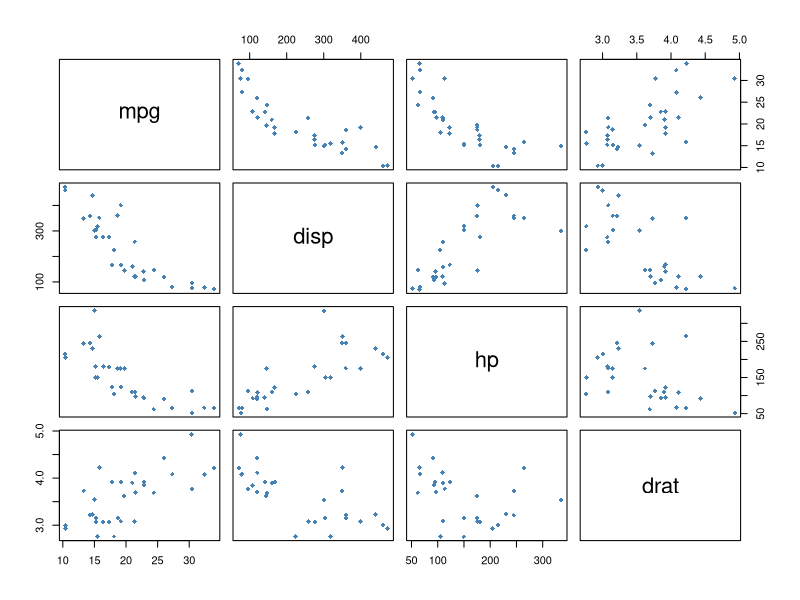
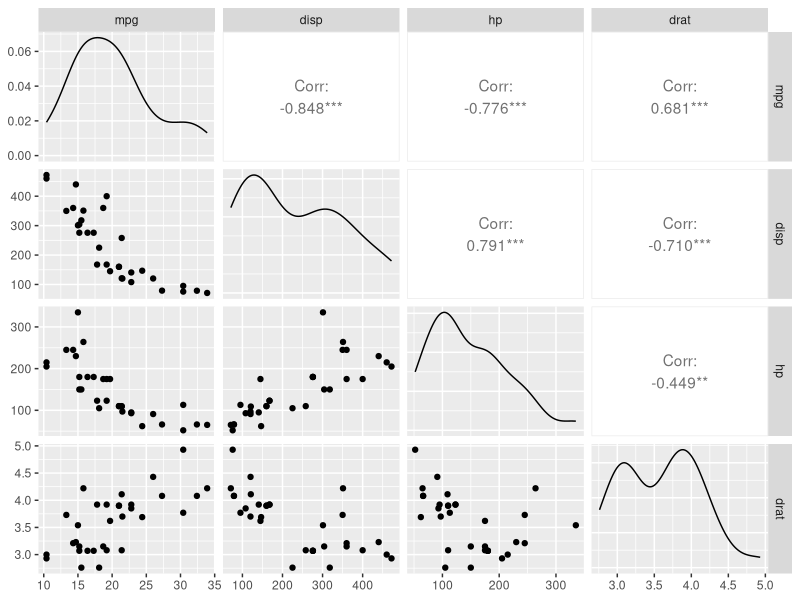
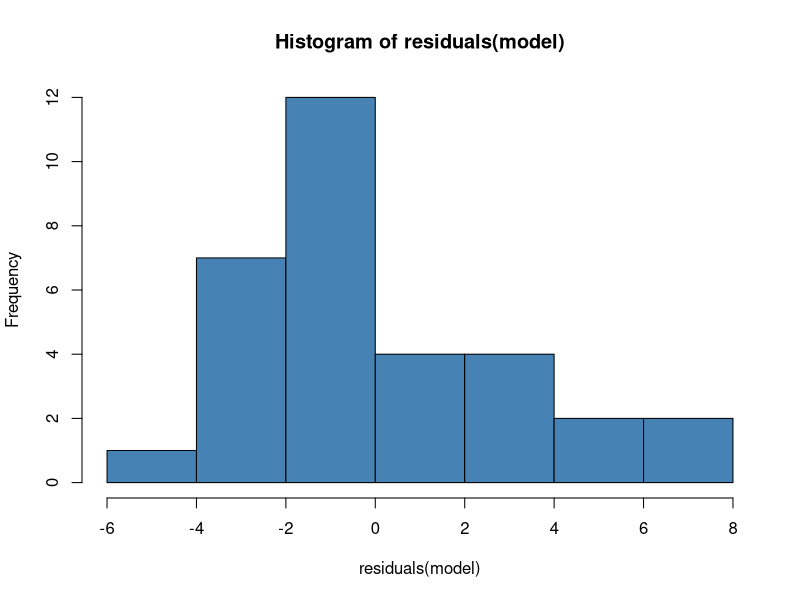
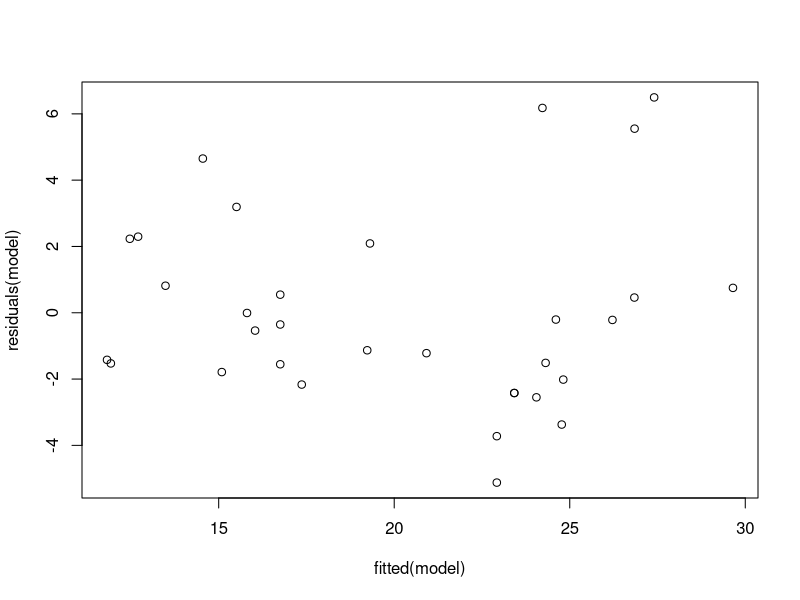

R code for these plots, in order:
# view first six lines of mtcars
head(mtcars)

# create new data frame that contains only the variables we would like to use to
data <- mtcars[ , c("mpg", "disp", "hp", "drat")]

# view first six rows of new data frame
head(data)

# we need to check if the predictor variables have a linear association
# with the response variable
pairs(data, pch = 18, col = "steelblue")

install.packages("GGally")
library(GGally)

# generate the pairs plot
ggpairs(data)

# Each of the predictor variables appears to have a noticeable\
# linear correlation with the response variable mpg

# fitting the model
model <- lm(mpg ~ disp + hp + drat, data = data)

# Checking Assumptions of the Model
# 1. the distribution of model reisduals should be approximately normal
hist(residuals(model), col = "steelblue")

# 2, the variance of the residuals should be consistent for all observations
# this preferred condition is known as homoskedasticity.
# violation of this assumptions is known as heteroskedasticity

# create fitted value vs residual plot
plot(fitted(model), residuals(model))

# add horizontal line at 0
abline(v = 0, lty = 2)

# 
# Ideally we would like the residuals to be equally scattered
# at every fitted value. We can see from the plot that the 
# scatter tends to become a bit larger for larger fitted 
# values, but this pattern isn't extreme enough to cause 
# too much concern

# view summary of the model
summary(model)

# we can find the predicted value of mpg for a car that has
# the following attributes
# disp = 220, hp = 150, drat = 3

# define the coefficients from the model ouput
intercept <- coef(summary(model))["(Intercept)", "Estimate"]
disp <- coef(summary(model))["disp", "Estimate"]
hp <- coef(summary(model))["hp", "Estimate"]
drat <- coef(summary(model))["drat", "Estimate"]

# use the model coefficients to predict the value for mpg
intercept + disp*220 + hp*150 + drat*3
